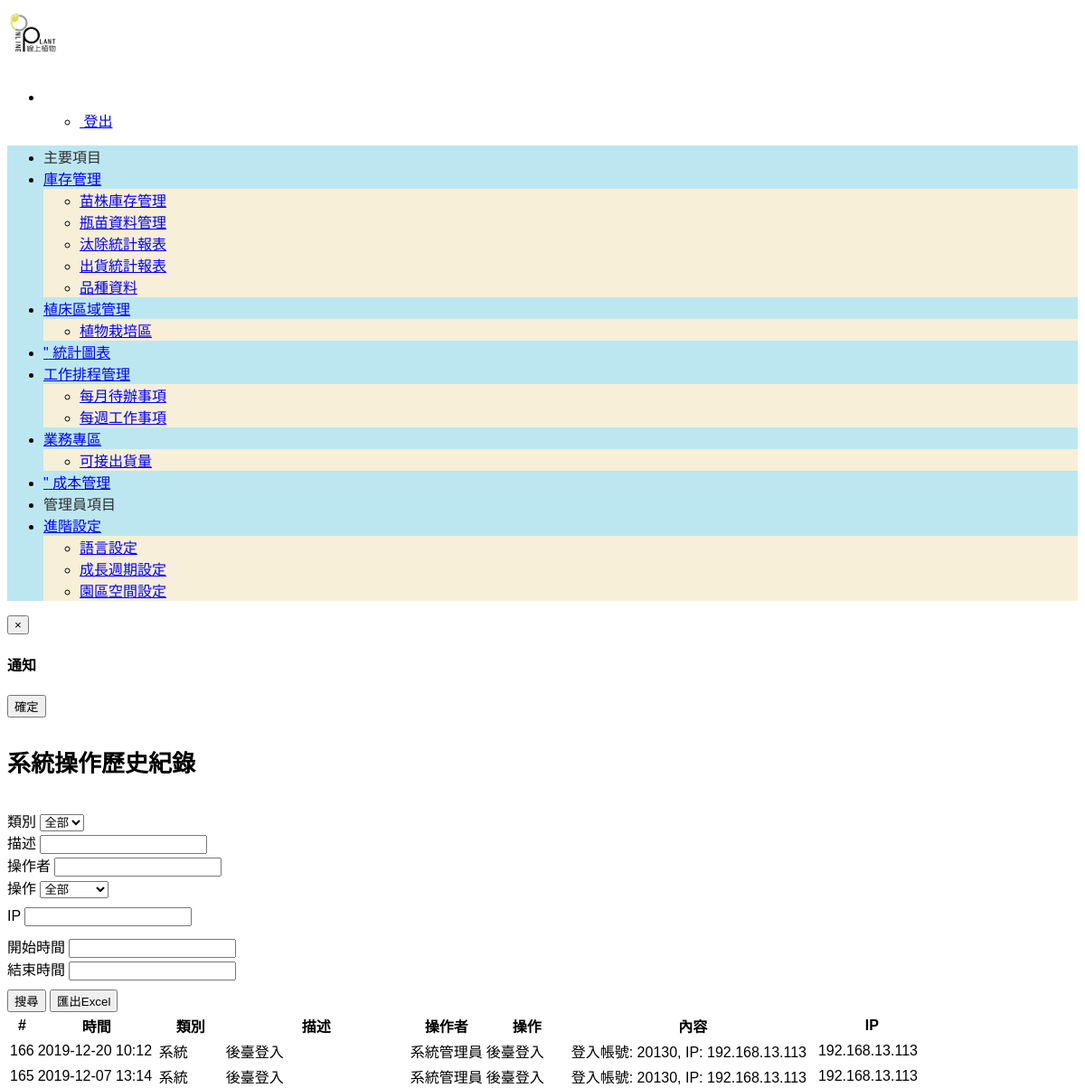
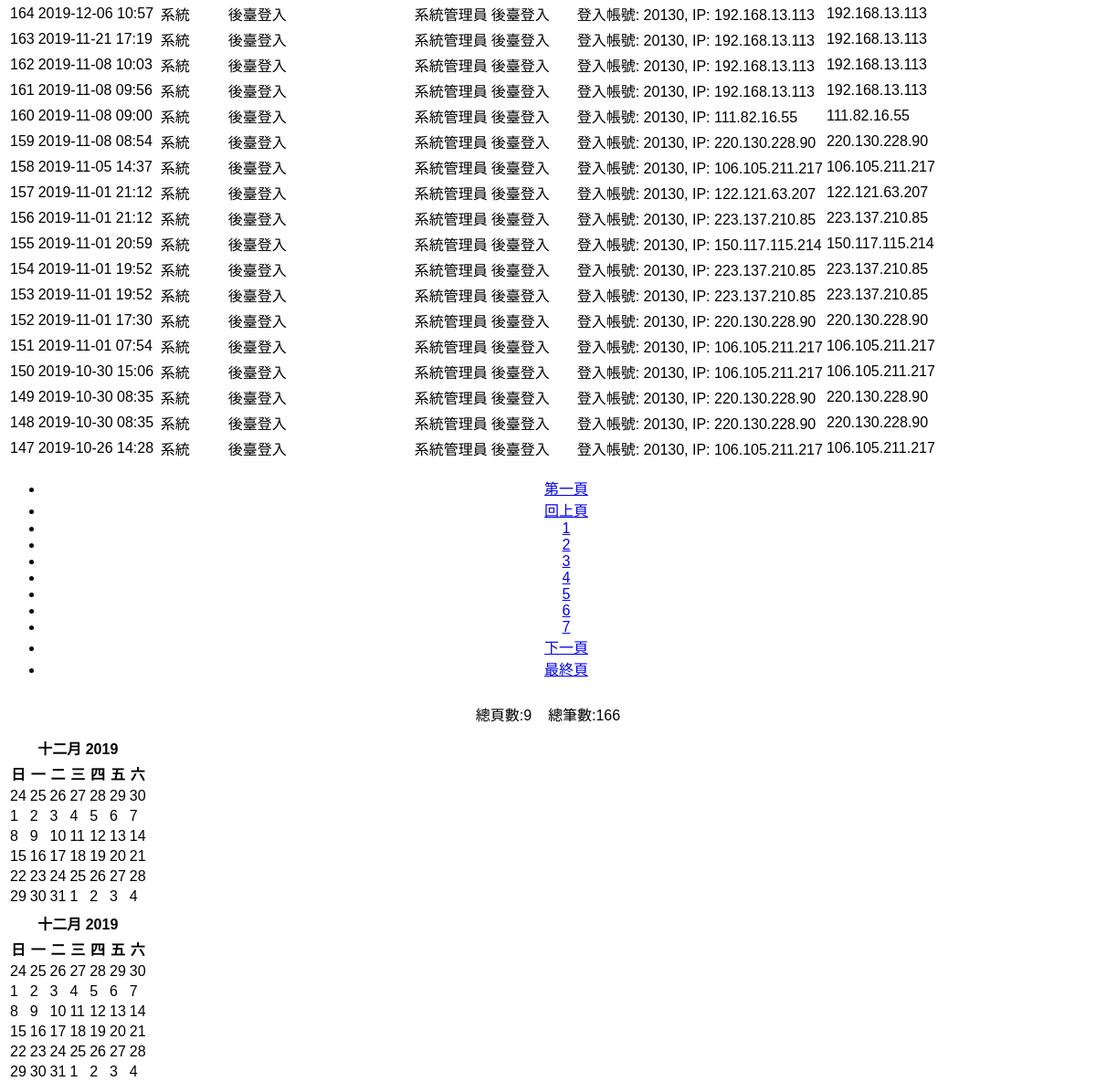
The page /admin/sys/sys_history.php (signed in) on the database its author committed (2 pictures, top to bottom).
### tables this page shows
CREATE TABLE `js_history` (
  `jshist_sn` int(10) UNSIGNED NOT NULL,
  `jshist_add_date` int(10) UNSIGNED NOT NULL DEFAULT '0',
  `jshist_sys_type` tinyint(3) UNSIGNED NOT NULL DEFAULT '0' COMMENT '0: sys, 1:device',
  `jshist_sys_type_desc` varchar(50) DEFAULT '',
  `jshist_user` int(10) UNSIGNED NOT NULL DEFAULT '0' COMMENT '0: sys, >0: user sn',
  `jshist_op_type` tinyint(3) UNSIGNED NOT NULL DEFAULT '0' COMMENT '0: otrers, 1:add, 2:update, 3:delete, 4:backend login',
  `jshist_op_desc` text,
  `jshist_ip` varchar(16) DEFAULT '',
  `jsft_sn` int(10) UNSIGNED NOT NULL DEFAULT '1' COMMENT 'js_foctory.jsft_sn'
);

CREATE TABLE `js_user` (
  `jsuser_sn` int(10) UNSIGNED NOT NULL,
  `jsuser_account` varchar(32) NOT NULL,
  `jsuser_password` varchar(32) NOT NULL,
  `jsuser_name` varchar(32) NOT NULL DEFAULT '' COMMENT '姓名',
  `jsuser_email` varchar(64) NOT NULL DEFAULT '',
  `jsuser_add_date` int(10) UNSIGNED NOT NULL DEFAULT '0',
  `jsuser_mod_date` int(10) UNSIGNED NOT NULL DEFAULT '0',
  `jsuser_status` tinyint(4) NOT NULL DEFAULT '1' COMMENT '-1 刪除 1: 啟用 2:關閉',
  `jsuser_admin_permit` tinyint(5) NOT NULL DEFAULT '3' COMMENT '0: 華邦廠務(WB_user) 1: 系統管理員(Admin) 2:廠商(WT_user) 3:華邦使用者(Gust-其它部門) 4: 華邦 Hookup(WB_Hookup)',
  `jsuser_update` int(10) UNSIGNED NOT NULL DEFAULT '0'
);

### _setting.php (called while the page is built, shortened)
<?php
function GetParam($pname, $default='') {
	if(isset($_GET[$pname]) || isset($_POST[$pname])) {
		$retstr= trim ((isset($_POST[$pname]))?@$_POST[$pname]:@$_GET[$pname]);
		if(inject_check($retstr)) {
			return '';
		} else {
			return $retstr;
		}
	} else {
		return $default;
	}
}
?>

### admin/sys/func.php (called while the page is built, shortened)
<?php
function getHistory($where='', $offset=30, $rows=0) {
	$ret_data = array();
	$conn = getDB();
	if(empty($where))
		$sql="select * from js_history a left join js_user b on a.jshist_user=b.jsuser_sn order by jshist_add_date desc, jshist_sn desc limit $offset, $rows";
	else
		$sql="select * from js_history a left join js_user b on a.jshist_user=b.jsuser_sn where 1=1 and ( $where ) order by jshist_add_date desc, jshist_sn desc limit $offset, $rows";
	$qresult = $conn->query($sql);
	if ($qresult->num_rows > 0) {
		while($row = $qresult->fetch_assoc()) {
			$ret_data[] = $row;
		}
	}
	return $ret_data;
}
?>

### admin/sys/sys_history.php (the view, shortened to what this page needs)
<?php
include_once("./func.php");
$sys_type_mapping = array(0=>'系統', 1=>'設備');
$op_type_mapping = array(0=>'其它', 1=>'新增', 2=>'修改', 3=>'刪除', 4=>'後臺登入');
$op=GetParam('op');
if(!empty($op)) {
	$ret_code = 1;
	$ret_msg = '';
	$ret_data = array();
	switch ($op) {
		case 'export_excel':
			set_time_limit(300);
			header("Content-Type:text/html; charset=utf-8");
			include_once(WT_PATH_ROOT.'/lib/PHPExcel_1.8.0/PHPExcel.php');
			include_once(WT_PATH_ROOT.'/lib/PHPExcel_1.8.0/PHPExcel/Writer/Excel2007.php');
			$inputfilename = WT_PATH_ROOT.'/admin/sys/history_report.xls';
			if(!file_exists($inputfilename)) exceptions("查無Excel巡檢表");
			$originalexcel = PHPExcel_IOFactory::load($inputfilename);
			$search_where = $_SESSION['query']['sys_history'];
			$record_list = getHistory($search_where, 0, 100000000);
			$add_date = date('Y/m/d H:i:s');
			$sheetname = '系統操作歷史紀錄';
			$sheet = $originalexcel->getSheetByName($sheetname);
			$sheet->setCellValue('A1', "系統操作歷史紀錄");
			$sheet->setCellValue('A2', "製表時間：{$add_date}");
			foreach ($record_list as $i=>$v) {
				$row = $i+4;
				$sheet->setCellValue('A'.$row, $v['jshist_sn']);
				$sheet->setCellValue('B'.$row, date('Y-m-d H:i', $v['jshist_add_date']));
				$sheet->setCellValue('C'.$row, $sys_type_mapping[$v['jshist_sys_type']]);
				$sheet->setCellValue('D'.$row, $v['jshist_sys_type_desc']);
				$sheet->setCellValue('E'.$row, $v['jsuser_name']);
				$sheet->setCellValue('F'.$row, $op_type_mapping[$v['jshist_op_type']]);
				$sheet->setCellValue('G'.$row, $v['jshist_op_desc']);
				$sheet->setCellValue('H'.$row, $v['jshist_ip']);
			}
			$sheet->setTitle('系統操作歷史紀錄');
			$excelextend = substr($inputfilename, strpos($inputfilename, "."));
			$filename="history_".date("YmdHis");
			header('Content-Type: application/vnd.openxmlformats-officedocument.spreadsheetml.sheet');
			header("Content-Disposition: attachment;filename=".$filename.$excelextend);
			header('Cache-Control: max-age=0');
			if($excelextend == "xlsx")
				$objWriter = PHPExcel_IOFactory::createWriter($originalexcel, 'Excel2007');
			else
				$objWriter = PHPExcel_IOFactory::createWriter($originalexcel, 'Excel5');
			$objWriter->save('php://output');
			exit;
			break;
		default:
			$ret_msg = 'error!';
			break;
	}
	echo enclode_ret_data($ret_code, $ret_msg, $ret_data);
	exit;
} else {
	if(($jshist_sys_type_desc = GetParam('jshist_sys_type_desc'))) {
		$search_where[] = "jshist_sys_type_desc like '%{$jshist_sys_type_desc}%'";
		$search_query_string['jshist_sys_type_desc'] = $jshist_sys_type_desc;
	}
	if(($jshist_user = GetParam('jshist_user'))) {
		$search_where[] = "b.jsuser_name like '%{$jshist_user}%'";
		$search_query_string['jshist_user'] = $jshist_user;
	}
	if(($jshist_ip = GetParam('jshist_ip'))) {
		$search_where[] = "a.jshist_ip like '%{$jshist_ip}%'";
		$search_query_string['jshist_ip'] = $jshist_ip;
	}
	if(($start = GetParam('start'))) {
		$start_c = str2time($start);
		$search_where[] = "jshist_add_date>={$start_c}";
	}
	if(($end = GetParam('end'))) {
		$end_c = str2time($end);
		$search_where[] = "jshist_add_date<={$end_c}";
	}
	$search_where = isset($search_where) ? implode(' and ', $search_where) : '';
	$pg_page = GetParam('pg_page', 1);
	$pg_rows = 20;
	$pg_offset = $pg_rows * ($pg_page - 1);
	$history_list = getHistory($search_where, $pg_offset, $pg_rows);
}
?>
<!DOCTYPE html>
<html lang="en">
    <head>
    	<?php include('./../htmlModule/head.php');?>
		<link rel="stylesheet" href="./../../lib/bootstrap-datetimepicker/bootstrap-datetimepicker.min.css">
    </head>
    <body>
    	<?php include('./../htmlModule/nav.php');?>
		<div class="container-fluid">
			<div class="row">
				<div class="col-md-12">
					<h3 class="text-center wt-block-title">系統操作歷史紀錄</h3>
    				<div id="search" style="clear:both;">
					    <form autocomplete="off" method="get" action="./sys_history.php" id="search_form" class="form-inline alert alert-info" role="form">
					    	<div class="row">
							    <div class="col-md-12">
								    <div class="form-group">
								        <label for="searchInput1">類別</label>
								        <select class="form-control" id="searchInput11" name="jshist_sys_type">
								            <option selected="selected" value="-1">全部</option>
								        </select>
								    </div>
								    <div class="form-group">
								        <label for="searchInput2">描述</label>
								        <input type="text" class="form-control" id="searchInput2" name="jshist_sys_type_desc" value="<?php echo $jshist_sys_type_desc;?>" placeholder="">
								    </div>
								    <div class="form-group">
								        <label for="searchInput3">操作者</label>
								        <input type="text" class="form-control" id="searchInput3" name="jshist_user" value="<?php echo $jshist_user;?>" placeholder="">
								    </div>
								    <div class="form-group">
								        <label for="searchInput4">操作</label>
								        <select class="form-control" id="searchInput4" name="jshist_op_type">
								            <option selected="selected" value="-1">全部</option>
								        </select>
								    </div>
								</div>
							    <div class="col-md-12" style="margin-top: 10px;">
								    <div class="form-group">
								        <label for="searchInput3">IP</label>
								        <input type="text" class="form-control" id="searchInput3" name="jshist_ip" value="<?php echo $jshist_ip;?>" placeholder="">
								    </div>
								</div>
							    <div class="col-md-12" style="margin-top: 10px;">
								    <div class="form-group">
								        <label for="datetimepicker1">開始時間</label>
								        <input type="text" class="form-control" id="datetimepicker1" name="start" value="<?php echo $start;?>" placeholder="">
								    </div>
								    <div class="form-group">
								        <label for="datetimepicker2">結束時間</label>
								        <input type="text" class="form-control" id="datetimepicker2" name="end" value="<?php echo $end;?>" placeholder="">
								    </div>
								</div>
							    <div class="col-md-12" style="margin-top: 10px;">
								    <button type="submit" class="btn btn-info" op="search">搜尋</button>
							    	<button class="btn btn-info" id="export_excel_btn">匯出Excel</button>
								</div>
						</form>
					</div>
					<table class="table table-striped table-hover table-condensed tablesorter">
						<thead>
							<tr>
								<th width="10px">#</th>
								<th width="130px">時間</th>
								<th width="70px">類別</th>
								<th width="200px">描述</th>
								<th width="80px">操作者</th>
								<th width="90px">操作</th>
								<th>內容</th>
								<th width="100px">IP</th>
							</tr>
						</thead>
						<tbody>
							<?php
								foreach ($history_list as $row) {
									echo '<tr>';
									echo '<td>'.$row['jshist_sn'].'</td>';
									echo '<td>'.date('Y-m-d H:i', $row['jshist_add_date']).'</td>';
									echo '<td>'.$sys_type_mapping[$row['jshist_sys_type']].'</td>';
									echo '<td>'.$row['jshist_sys_type_desc'].'</td>';
									echo '<td>'.$row['jsuser_name'].'</td>';
									echo '<td>'.$op_type_mapping[$row['jshist_op_type']].'</td>';
									echo '<td>'.$row['jshist_op_desc'].'</td>';
									echo '<td>'.$row['jshist_ip'].'</td>';
									echo '</td></tr>';
								}
							?>
						</tbody>
					</table>
    				<?php include('./../htmlModule/page.php');?>
				</div>
			</div>
		</div>
    </body>
</html>

### rows shown on the page
js_history: jshist_sn "166", jshist_add_date "2019-12-20 10:12", jshist_sys_type "系統", jshist_sys_type_desc "後臺登入", js_user.jsuser_name "系統管理員", jshist_op_type "後臺登入", jshist_op_desc "登入帳號: 20130, IP: 192.168.13.113", jshist_ip "192.168.13.113"
js_history: jshist_sn "165", jshist_add_date "2019-12-07 13:14", jshist_sys_type "系統", jshist_sys_type_desc "後臺登入", js_user.jsuser_name "系統管理員", jshist_op_type "後臺登入", jshist_op_desc "登入帳號: 20130, IP: 192.168.13.113", jshist_ip "192.168.13.113"
js_history: jshist_sn "164", jshist_add_date "2019-12-06 10:57", jshist_sys_type "系統", jshist_sys_type_desc "後臺登入", js_user.jsuser_name "系統管理員", jshist_op_type "後臺登入", jshist_op_desc "登入帳號: 20130, IP: 192.168.13.113", jshist_ip "192.168.13.113"
js_history: jshist_sn "163", jshist_add_date "2019-11-21 17:19", jshist_sys_type "系統", jshist_sys_type_desc "後臺登入", js_user.jsuser_name "系統管理員", jshist_op_type "後臺登入", jshist_op_desc "登入帳號: 20130, IP: 192.168.13.113", jshist_ip "192.168.13.113"
js_history: jshist_sn "162", jshist_add_date "2019-11-08 10:03", jshist_sys_type "系統", jshist_sys_type_desc "後臺登入", js_user.jsuser_name "系統管理員", jshist_op_type "後臺登入", jshist_op_desc "登入帳號: 20130, IP: 192.168.13.113", jshist_ip "192.168.13.113"
js_history: jshist_sn "161", jshist_add_date "2019-11-08 09:56", jshist_sys_type "系統", jshist_sys_type_desc "後臺登入", js_user.jsuser_name "系統管理員", jshist_op_type "後臺登入", jshist_op_desc "登入帳號: 20130, IP: 192.168.13.113", jshist_ip "192.168.13.113"
js_history: jshist_sn "160", jshist_add_date "2019-11-08 09:00", jshist_sys_type "系統", jshist_sys_type_desc "後臺登入", js_user.jsuser_name "系統管理員", jshist_op_type "後臺登入", jshist_op_desc "登入帳號: 20130, IP: 111.82.16.55", jshist_ip "111.82.16.55"
js_history: jshist_sn "159", jshist_add_date "2019-11-08 08:54", jshist_sys_type "系統", jshist_sys_type_desc "後臺登入", js_user.jsuser_name "系統管理員", jshist_op_type "後臺登入", jshist_op_desc "登入帳號: 20130, IP: 220.130.228.90", jshist_ip "220.130.228.90"
js_history: jshist_sn "158", jshist_add_date "2019-11-05 14:37", jshist_sys_type "系統", jshist_sys_type_desc "後臺登入", js_user.jsuser_name "系統管理員", jshist_op_type "後臺登入", jshist_op_desc "登入帳號: 20130, IP: 106.105.211.217", jshist_ip "106.105.211.217"
js_history: jshist_sn "157", jshist_add_date "2019-11-01 21:12", jshist_sys_type "系統", jshist_sys_type_desc "後臺登入", js_user.jsuser_name "系統管理員", jshist_op_type "後臺登入", jshist_op_desc "登入帳號: 20130, IP: 122.121.63.207", jshist_ip "122.121.63.207"
js_history: jshist_sn "156", jshist_add_date "2019-11-01 21:12", jshist_sys_type "系統", jshist_sys_type_desc "後臺登入", js_user.jsuser_name "系統管理員", jshist_op_type "後臺登入", jshist_op_desc "登入帳號: 20130, IP: 223.137.210.85", jshist_ip "223.137.210.85"
js_history: jshist_sn "155", jshist_add_date "2019-11-01 20:59", jshist_sys_type "系統", jshist_sys_type_desc "後臺登入", js_user.jsuser_name "系統管理員", jshist_op_type "後臺登入", jshist_op_desc "登入帳號: 20130, IP: 150.117.115.214", jshist_ip "150.117.115.214"
js_history: jshist_sn "154", jshist_add_date "2019-11-01 19:52", jshist_sys_type "系統", jshist_sys_type_desc "後臺登入", js_user.jsuser_name "系統管理員", jshist_op_type "後臺登入", jshist_op_desc "登入帳號: 20130, IP: 223.137.210.85", jshist_ip "223.137.210.85"
js_history: jshist_sn "153", jshist_add_date "2019-11-01 19:52", jshist_sys_type "系統", jshist_sys_type_desc "後臺登入", js_user.jsuser_name "系統管理員", jshist_op_type "後臺登入", jshist_op_desc "登入帳號: 20130, IP: 223.137.210.85", jshist_ip "223.137.210.85"
js_history: jshist_sn "152", jshist_add_date "2019-11-01 17:30", jshist_sys_type "系統", jshist_sys_type_desc "後臺登入", js_user.jsuser_name "系統管理員", jshist_op_type "後臺登入", jshist_op_desc "登入帳號: 20130, IP: 220.130.228.90", jshist_ip "220.130.228.90"
js_history: jshist_sn "151", jshist_add_date "2019-11-01 07:54", jshist_sys_type "系統", jshist_sys_type_desc "後臺登入", js_user.jsuser_name "系統管理員", jshist_op_type "後臺登入", jshist_op_desc "登入帳號: 20130, IP: 106.105.211.217", jshist_ip "106.105.211.217"
js_history: jshist_sn "150", jshist_add_date "2019-10-30 15:06", jshist_sys_type "系統", jshist_sys_type_desc "後臺登入", js_user.jsuser_name "系統管理員", jshist_op_type "後臺登入", jshist_op_desc "登入帳號: 20130, IP: 106.105.211.217", jshist_ip "106.105.211.217"
js_history: jshist_sn "149", jshist_add_date "2019-10-30 08:35", jshist_sys_type "系統", jshist_sys_type_desc "後臺登入", js_user.jsuser_name "系統管理員", jshist_op_type "後臺登入", jshist_op_desc "登入帳號: 20130, IP: 220.130.228.90", jshist_ip "220.130.228.90"
js_history: jshist_sn "148", jshist_add_date "2019-10-30 08:35", jshist_sys_type "系統", jshist_sys_type_desc "後臺登入", js_user.jsuser_name "系統管理員", jshist_op_type "後臺登入", jshist_op_desc "登入帳號: 20130, IP: 220.130.228.90", jshist_ip "220.130.228.90"
js_history: jshist_sn "147", jshist_add_date "2019-10-26 14:28", jshist_sys_type "系統", jshist_sys_type_desc "後臺登入", js_user.jsuser_name "系統管理員", jshist_op_type "後臺登入", jshist_op_desc "登入帳號: 20130, IP: 106.105.211.217", jshist_ip "106.105.211.217"

### other values the page prints
$pg_pages "9"
$pg_total "166"
